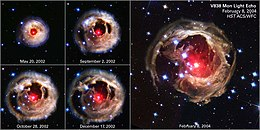
#> input picture homework9/rcb_var1.jpg, 260 x 130 px
$ python subplot_module.py
#> lines starting #> are read from the running program, lines starting #| are printed output that depends on the picture
# file name: subplot_module.py

import numpy as np
from PIL import Image
import matplotlib.pyplot as plt

image1 = np.array(Image.open('rcb_var1.jpg'))  #define variables
#> image1 is the input picture: shape (130, 260, 3); mean R, G, B 58.1, 44.8, 47.1
image2 = np.array(Image.open('rcb_var2.jpg'))
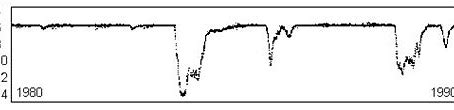
#> input picture homework9/rcb_var2.jpg, 454 x 110 px
#> image2 is the input picture: shape (110, 454, 3); min 0, max 255, mean 239.8
image3 = np.array(Image.open('rcb_var3.jpg'))
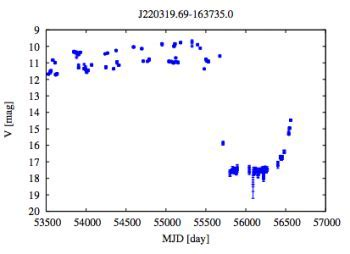
#> input picture homework9/rcb_var3.jpg, 350 x 254 px
#> image3 is the input picture: shape (254, 350, 3); mean R, G, B 244.8, 244.8, 246.6
image4 = np.array(Image.open('rcb_var4.jpg'))
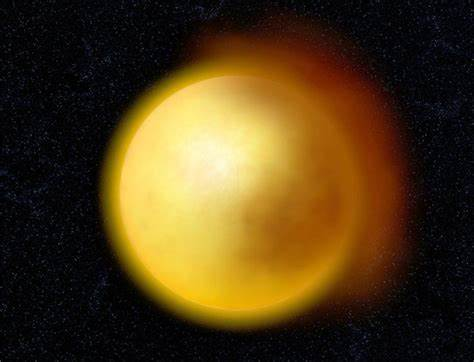
#> input picture homework9/rcb_var4.jpg, 474 x 362 px
#> image4 is the input picture: shape (362, 474, 3); mean R, G, B 80.1, 59.4, 23.8

def plot_images_rcb_var(image1, image2, image3, image4):
    """
    Takes 4 images and arranges them into a 2x2 subplot
    Input: image paths
    Output: grid
    """


    fig, axs = plt.subplots(2, 2, figsize=(10, 10)) #create subplot
    images = [image1, image2, image3, image4]
    axs = axs.flatten()

    for i, ax in enumerate(axs):  #show images
        ax.imshow(images[i])
        ax.axis('off')

    plt.tight_layout()  # Adjust layout to prevent overlap
    plt.show()
